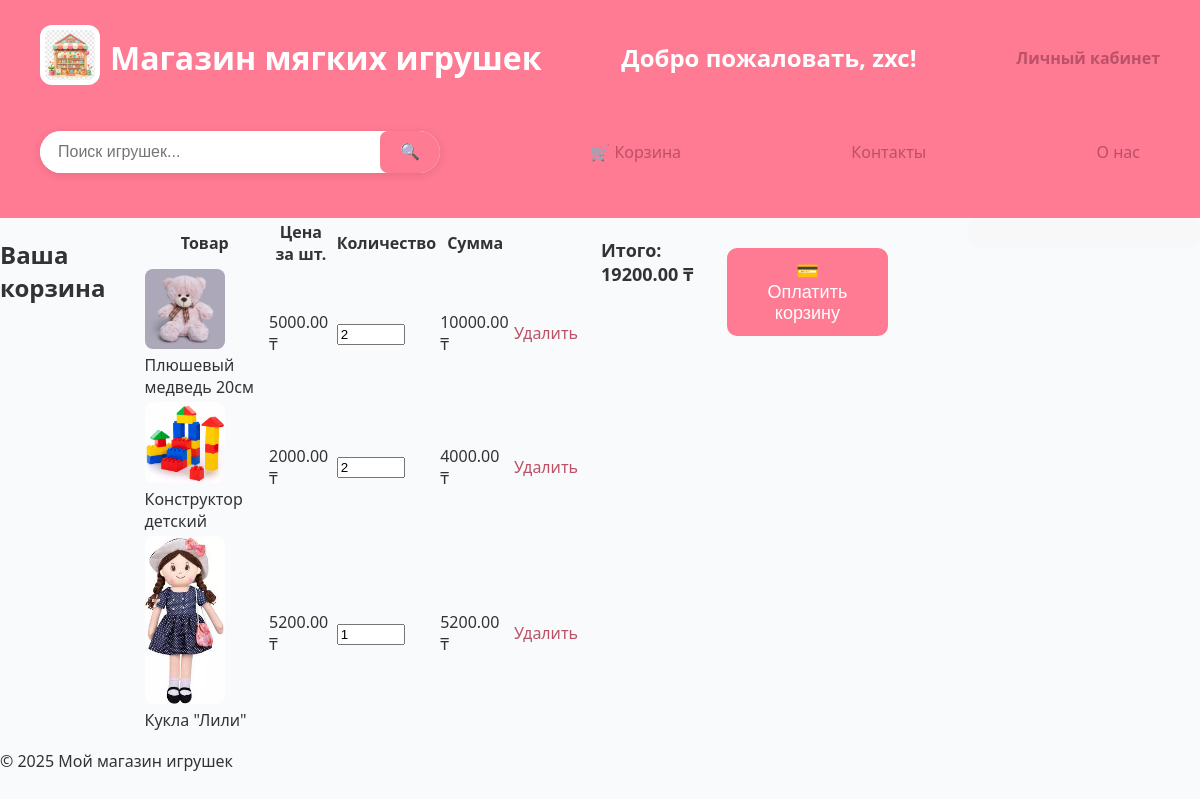
/cart/ (signed in), run on an earlier commit of the app's database.
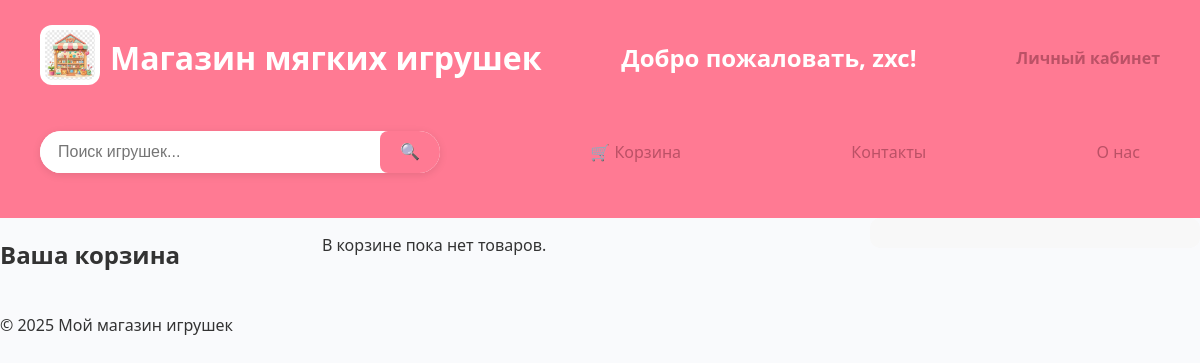
And on a later commit of the database.
### cart/models.py (models this page shows, shortened)
class CartItem(models.Model):
    user = models.ForeignKey(User, on_delete=models.CASCADE, related_name='cart_items')
    toy = models.ForeignKey(Toy, on_delete=models.CASCADE, related_name='cart_items')
    quantity = models.PositiveIntegerField(default=1)
    @property
    def total_price(self):
        return self.toy.price * self.quantity

### main/models.py (models this page shows, shortened)
class Toy(models.Model):
    name = models.CharField(max_length=100, verbose_name="Название")
    description = models.TextField(verbose_name="Описание")
    price = models.DecimalField(max_digits=8, decimal_places=2, verbose_name="Цена")
    image = models.ImageField(upload_to='toys/', verbose_name="Фото")
    tags = models.ManyToManyField('Tag', blank=True, related_name='toys', verbose_name="Теги")

### cart/views.py (the view, shortened to what this page needs)
# urls.py: path('', views.cart_view, name='cart'),
@login_required
def cart_view(request):
    cart_items = CartItem.objects.filter(user=request.user)
    total = sum(item.toy.price * item.quantity for item in cart_items)
    return render(request, 'cart/cart.html', {
        'cart_items': cart_items,
        'total': total,
    })

### cart/templates/cart/cart.html (shortened to what this page needs)
{% extends 'main/home.html' %}
{% block content %}
<h2>Ваша корзина</h2>
{% if cart_items %}
<table id="cart-table">
    <tr>
        <th>Товар</th>
        <th>Цена за шт.</th>
        <th>Количество</th>
        <th>Сумма</th>
        <th></th>
    </tr>
    {% for item in cart_items %}
    <tr data-price="{{ item.toy.price }}">
        <td>
            <img src="{{ item.toy.image.url }}" alt="{{ item.toy.name }}" style="width:80px; border-radius:8px;">
            {{ item.toy.name }}
        </td>
        <td>{{ item.toy.price }} ₸</td>
        <td>
            <input type="number" min="1" value="{{ item.quantity }}" class="quantity-input"
                   data-item-id="{{ item.id }}" style="width: 60px;">
        </td>
        <td class="item-total">{{ item.total_price }} ₸</td>
        <td>
            <a href="{% url 'remove_from_cart' item.id %}" style="color: red;">Удалить</a>
        </td>
    </tr>
    {% endfor %}
</table>
<p style="margin-top: 20px; font-size: 18px;">
    <strong>Итого: <span id="cart-total">{{ total }}</span> ₸</strong>
</p>
{% if cart_items %}
    <div style="text-align:center; margin-top: 30px;">
        <form method="post" action="{% url 'checkout_cart' %}">
            <button type="submit" style="
                background: #ff7a93;
                color: white;
                padding: 12px 30px;
                border: none;
                border-radius: 10px;
                cursor: pointer;
                font-size: 18px;">
                💳 Оплатить корзину
            </button>
        </form>
    </div>
{% endif %}
{% else %}
<p>В корзине пока нет товаров.</p>
{% endif %}
{% endblock %}

What changed in the data, as far as the page shows it:
removed CartItem: toy.image (picture), toy.name "Плюшевый медведь 20см", toy.price "5000.00", quantity "2", total_price "10000.00"
removed CartItem: toy.image (picture), toy.name "Конструктор детский", toy.price "2000.00", quantity "2", total_price "4000.00"
removed CartItem: toy.image (picture), toy.name "Кукла \"Лили\"", toy.price "5200.00", quantity "1", total_price "5200.00"
Also different on the page:
{{ total }}: "19200.00" → (not shown)
text no longer shown: "Товар Цена за шт. Количество Сумма Итого: ₸ 💳 Оплатить корзину"
text now shown: "В корзине пока нет товаров."
